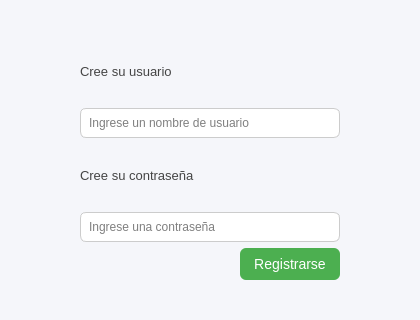
<?xml version="1.0" encoding="UTF-8"?>
<ui version="4.0">
 <class>RegisterDialog</class>
 <widget class="QDialog" name="RegisterDialog">
  <property name="geometry">
   <rect>
    <x>0</x>
    <y>0</y>
    <width>420</width>
    <height>320</height>
   </rect>
  </property>
  <property name="windowTitle">
   <string>Registro</string>
  </property>
  <property name="styleSheet">
   <string notr="true">QDialog {
    background-color: #F5F6FA;
    font-family: "Segoe UI", "Roboto", sans-serif;
    font-size: 14px;
    color: #333;
}</string>
  </property>
  <widget class="QWidget" name="verticalLayoutWidget">
   <property name="geometry">
    <rect>
     <x>80</x>
     <y>40</y>
     <width>260</width>
     <height>240</height>
    </rect>
   </property>
   <layout class="QVBoxLayout" name="verticalLayout" stretch="0,0,0,0,0">
    <item>
     <widget class="QLabel" name="label">
      <property name="text">
       <string>Cree su usuario</string>
      </property>
      <property name="styleSheet">
       <string notr="true">QLabel {
    font-size: 13px;
    color: #444;
}</string>
      </property>
     </widget>
    </item>
    <item>
     <widget class="QLineEdit" name="UserTxt">
      <property name="placeholderText">
       <string>Ingrese un nombre de usuario</string>
      </property>
      <property name="styleSheet">
       <string notr="true">QLineEdit {
    background: #fff;
    border: 1px solid #CCC;
    border-radius: 6px;
    padding: 6px;
}
QLineEdit:focus {
    border: 1px solid #4CAF50;
}</string>
      </property>
     </widget>
    </item>
    <item>
     <widget class="QLabel" name="label_2">
      <property name="text">
       <string>Cree su contraseña</string>
      </property>
      <property name="styleSheet">
       <string notr="true">QLabel {
    font-size: 13px;
    color: #444;
}</string>
      </property>
     </widget>
    </item>
    <item>
     <widget class="QLineEdit" name="PassTxt">
      <property name="echoMode">
       <enum>QLineEdit::Password</enum>
      </property>
      <property name="placeholderText">
       <string>Ingrese una contraseña</string>
      </property>
      <property name="styleSheet">
       <string notr="true">QLineEdit {
    background: #fff;
    border: 1px solid #CCC;
    border-radius: 6px;
    padding: 6px;
}
QLineEdit:focus {
    border: 1px solid #4CAF50;
}</string>
      </property>
     </widget>
    </item>
    <item>
     <layout class="QHBoxLayout" name="horizontalLayout">
      <item>
       <spacer name="horizontalSpacer">
        <property name="orientation">
         <enum>Qt::Horizontal</enum>
        </property>
        <property name="sizeHint" stdset="0">
         <size>
          <width>40</width>
          <height>20</height>
         </size>
        </property>
       </spacer>
      </item>
      <item>
       <widget class="QPushButton" name="RegistroBtn">
        <property name="text">
         <string>Registrarse</string>
        </property>
        <property name="styleSheet">
         <string notr="true">QPushButton {
    background-color: #4CAF50;
    color: white;
    font-size: 14px;
    padding: 8px 14px;
    border-radius: 6px;
    border: none;
}
QPushButton:hover {
    background-color: #45a049;
}
QPushButton:pressed {
    background-color: #388E3C;
}</string>
        </property>
       </widget>
      </item>
     </layout>
    </item>
   </layout>
  </widget>
 </widget>
 <resources/>
 <connections/>
</ui>
